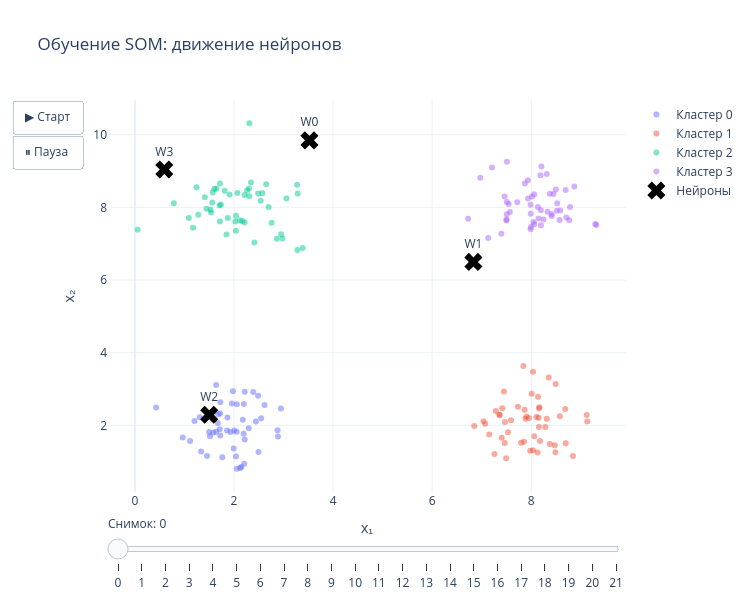

The notebook cell this image was saved under:
### Code cell
frames = []
for snap_idx, snap in enumerate(som.history):
    frame_data = []
    for i in np.unique(y_true):
        mask = y_true == i
        frame_data.append(go.Scatter(
            x=X[mask, 0], y=X[mask, 1],
            mode="markers",
            marker=dict(size=6, color=colors[i], opacity=0.5),
            name=f"Кластер {i}",
            showlegend=(snap_idx == 0),
        ))
    frame_data.append(go.Scatter(
        x=snap[:, 0], y=snap[:, 1],
        mode="markers+text",
        marker=dict(size=16, color="black", symbol="x"),
        text=[f"W{j}" for j in range(len(snap))],
        textposition="top center",
        name="Нейроны",
        showlegend=(snap_idx == 0),
    ))
    frames.append(go.Frame(data=frame_data, name=str(snap_idx)))

fig_anim = go.Figure(
    data=frames[0].data,
    frames=frames,
    layout=go.Layout(
        title="Обучение SOM: движение нейронов",
        xaxis_title="x₁", yaxis_title="x₂",
        width=750, height=600,
        template="plotly_white",
        updatemenus=[dict(
            type="buttons",
            showactive=False,
            buttons=[
                dict(label="▶ Старт", method="animate",
                     args=[None, dict(frame=dict(duration=400, redraw=True), fromcurrent=True)]),
                dict(label="⏸ Пауза", method="animate",
                     args=[[None], dict(frame=dict(duration=0), mode="immediate")]),
            ],
        )],
        sliders=[dict(
            active=0,
            steps=[dict(args=[[str(i)], dict(frame=dict(duration=400, redraw=True), mode="immediate")],
                        method="animate", label=str(i)) for i in range(len(frames))],
            currentvalue=dict(prefix="Снимок: "),
        )],
    ),
)
fig_anim.write_html(OUTPUTS / "02_som_training_animation.html")
fig_anim.show()

### Figure 1 — Plotly figure (JSON) as saved in the notebook; plotly's stock layout.template omitted (floating-point values rounded to 4 significant figures)
{"data": [{"marker": {"color": "#636EFA", "opacity": 0.5, "size": 6}, "mode": "markers", "name": "Кластер 0", "showlegend": true, "type": "scatter", "x": [2.298, 2.389, 1.86, 2.948, 1.718, 1.722, 2.145, 0.965, 1.392, 1.455, 2.879, 2.041, 1.673, 1.309, 1.64, 1.639, 1.992, 2.494, 2.125, 1.203, 2.443, 1.931, 1.113, 1.724, 2.206, 2.194, 1.594, 2.619, 1.496, 2.199, 1.712, 1.336, 2.488, 1.957, 2.217, 2.217, 1.979, 0.4282, 2.052, 2.055, 1.868, 2.887, 1.515, 2.549, 1.682, 2.058, 1.579, 1.765, 2.178, 2.003], "y": [1.917, 2.914, 1.86, 2.46, 2.326, 1.721, 0.852, 1.663, 2.189, 1.153, 1.865, 1.145, 2.067, 2.225, 1.825, 3.111, 1.365, 1.267, 0.8242, 2.118, 2.103, 1.819, 1.568, 2.634, 0.9422, 1.769, 2.367, 2.559, 1.814, 2.585, 1.889, 1.282, 2.814, 2.602, 1.613, 2.923, 2.939, 2.493, 1.821, 0.8075, 2.214, 1.689, 1.699, 2.197, 2.308, 2.581, 1.803, 1.122, 2.157, 1.859]}, {"marker": {"color": "#EF553B", "opacity": 0.5, "size": 6}, "mode": "markers", "name": "Кластер 1", "showlegend": true, "type": "scatter", "x": [7.151, 7.794, 7.903, 9.132, 8.155, 6.849, 8.036, 7.885, 7.979, 8.686, 8.475, 8.842, 8.352, 7.406, 8.06, 7.07, 7.363, 7.448, 7.53, 8.488, 8.136, 7.036, 8.156, 7.258, 8.313, 8.15, 7.592, 8.176, 9.119, 7.285, 7.415, 8.695, 8.578, 8.493, 7.853, 7.466, 7.954, 8.166, 8.008, 7.841, 8.375, 7.357, 7.866, 8.284, 7.492, 7.732, 8.128, 8.104, 7.47, 8.035], "y": [1.748, 1.519, 2.242, 2.105, 1.955, 1.984, 3.478, 2.181, 1.299, 2.451, 1.454, 1.159, 3.314, 1.66, 1.698, 2.041, 2.284, 2.93, 1.807, 1.261, 2.784, 2.111, 2.469, 1.208, 2.178, 2.208, 2.139, 1.571, 2.284, 2.394, 2.472, 1.508, 2.248, 3.138, 1.548, 1.511, 2.205, 2.496, 2.872, 3.632, 1.486, 2.289, 2.428, 1.956, 1.091, 2.514, 1.253, 2.231, 2.092, 1.314]}, {"marker": {"color": "#00CC96", "opacity": 0.5, "size": 6}, "mode": "markers", "name": "Кластер 2", "showlegend": true, "type": "scatter", "x": [2.215, 2.65, 1.173, 2.309, 2.309, 2.343, 2.572, 1.811, 1.536, 1.709, 3.389, 2.412, 1.717, 2.039, 1.571, 1.562, 2.027, 3.286, 0.7849, 1.603, 1.524, 2.303, 1.28, 1.715, 3.059, 1.243, 3.273, 1.088, 2.76, 2.266, 1.444, 0.05524, 1.848, 2.979, 1.736, 2.865, 2.698, 1.411, 2.119, 2.042, 2.068, 2.952, 3.28, 1.909, 2.169, 1.875, 1.646, 2.214, 2.54, 2.488], "y": [8.336, 8.632, 7.437, 8.308, 10.31, 8.681, 8.391, 8.455, 7.858, 8.049, 6.88, 7.032, 8.653, 7.353, 8.408, 8.13, 7.609, 8.38, 8.112, 8.511, 7.931, 8.519, 7.799, 7.608, 8.243, 8.551, 8.619, 7.709, 7.575, 8.465, 7.964, 7.385, 7.251, 7.142, 8.078, 7.138, 8.006, 8.277, 7.64, 7.769, 8.397, 7.257, 6.829, 8.353, 7.626, 7.704, 8.51, 7.584, 8.184, 8.378]}, {"marker": {"color": "#AB63FA", "opacity": 0.5, "size": 6}, "mode": "markers", "name": "Кластер 3", "showlegend": true, "type": "scatter", "x": [7.503, 8.448, 7.987, 8.767, 8.328, 7.869, 8.495, 8.783, 8.409, 8.194, 8.058, 7.509, 7.396, 8.695, 8.374, 7.993, 8.045, 8.585, 7.505, 8.248, 7.507, 8.147, 7.717, 7.131, 7.569, 8.187, 8.515, 7.989, 7.989, 8.194, 8.312, 7.935, 8.414, 8.134, 8.059, 8.015, 8.871, 9.292, 8.523, 9.314, 7.496, 6.726, 7.545, 8.205, 8.57, 7.461, 7.208, 8.708, 6.972, 7.931], "y": [7.664, 8.366, 8.07, 7.645, 7.879, 8.659, 8.488, 8.013, 7.814, 7.922, 8.357, 9.255, 7.271, 8.475, 8.377, 7.462, 7.594, 7.912, 7.807, 7.662, 8.146, 7.696, 8.139, 7.156, 7.872, 8.885, 7.904, 7.398, 7.827, 7.504, 8.92, 8.241, 7.759, 8.008, 7.536, 8.299, 8.576, 7.54, 8.11, 7.515, 7.64, 7.685, 8.09, 9.126, 7.654, 8.295, 9.099, 7.718, 8.812, 8.743]}, {"marker": {"color": "black", "size": 16, "symbol": "x"}, "mode": "markers+text", "name": "Нейроны", "showlegend": true, "text": ["W0", "W1", "W2", "W3"], "textposition": "top center", "type": "scatter", "x": [3.523, 6.833, 1.5, 0.593], "y": [9.843, 6.497, 2.29, 9.04]}], "layout": {"height": 600, "sliders": [{"active": 0, "currentvalue": {"prefix": "Снимок: "}, "steps": [{"args": [["0"], {"frame": {"duration": 400, "redraw": true}, "mode": "immediate"}], "label": "0", "method": "animate"}, {"args": [["1"], {"frame": {"duration": 400, "redraw": true}, "mode": "immediate"}], "label": "1", "method": "animate"}, {"args": [["2"], {"frame": {"duration": 400, "redraw": true}, "mode": "immediate"}], "label": "2", "method": "animate"}, {"args": [["3"], {"frame": {"duration": 400, "redraw": true}, "mode": "immediate"}], "label": "3", "method": "animate"}, {"args": [["4"], {"frame": {"duration": 400, "redraw": true}, "mode": "immediate"}], "label": "4", "method": "animate"}, {"args": [["5"], {"frame": {"duration": 400, "redraw": true}, "mode": "immediate"}], "label": "5", "method": "animate"}, {"args": [["6"], {"frame": {"duration": 400, "redraw": true}, "mode": "immediate"}], "label": "6", "method": "animate"}, {"args": [["7"], {"frame": {"duration": 400, "redraw": true}, "mode": "immediate"}], "label": "7", "method": "animate"}, {"args": [["8"], {"frame": {"duration": 400, "redraw": true}, "mode": "immediate"}], "label": "8", "method": "animate"}, {"args": [["9"], {"frame": {"duration": 400, "redraw": true}, "mode": "immediate"}], "label": "9", "method": "animate"}, {"args": [["10"], {"frame": {"duration": 400, "redraw": true}, "mode": "immediate"}], "label": "10", "method": "animate"}, {"args": [["11"], {"frame": {"duration": 400, "redraw": true}, "mode": "immediate"}], "label": "11", "method": "animate"}, {"args": [["12"], {"frame": {"duration": 400, "redraw": true}, "mode": "immediate"}], "label": "12", "method": "animate"}, {"args": [["13"], {"frame": {"duration": 400, "redraw": true}, "mode": "immediate"}], "label": "13", "method": "animate"}, {"args": [["14"], {"frame": {"duration": 400, "redraw": true}, "mode": "immediate"}], "label": "14", "method": "animate"}, {"args": [["15"], {"frame": {"duration": 400, "redraw": true}, "mode": "immediate"}], "label": "15", "method": "animate"}, {"args": [["16"], {"frame": {"duration": 400, "redraw": true}, "mode": "immediate"}], "label": "16", "method": "animate"}, {"args": [["17"], {"frame": {"duration": 400, "redraw": true}, "mode": "immediate"}], "label": "17", "method": "animate"}, {"args": [["18"], {"frame": {"duration": 400, "redraw": true}, "mode": "immediate"}], "label": "18", "method": "animate"}, {"args": [["19"], {"frame": {"duration": 400, "redraw": true}, "mode": "immediate"}], "label": "19", "method": "animate"}, {"args": [["20"], {"frame": {"duration": 400, "redraw": true}, "mode": "immediate"}], "label": "20", "method": "animate"}, {"args": [["21"], {"frame": {"duration": 400, "redraw": true}, "mode": "immediate"}], "label": "21", "method": "animate"}]}], "title": {"text": "Обучение SOM: движение нейронов"}, "updatemenus": [{"buttons": [{"args": [null, {"frame": {"duration": 400, "redraw": true}, "fromcurrent": true}], "label": "▶ Старт", "method": "animate"}, {"args": [[null], {"frame": {"duration": 0}, "mode": "immediate"}], "label": "⏸ Пауза", "method": "animate"}], "showactive": false, "type": "buttons"}], "width": 750, "xaxis": {"title": {"text": "x₁"}}, "yaxis": {"title": {"text": "x₂"}}}}
